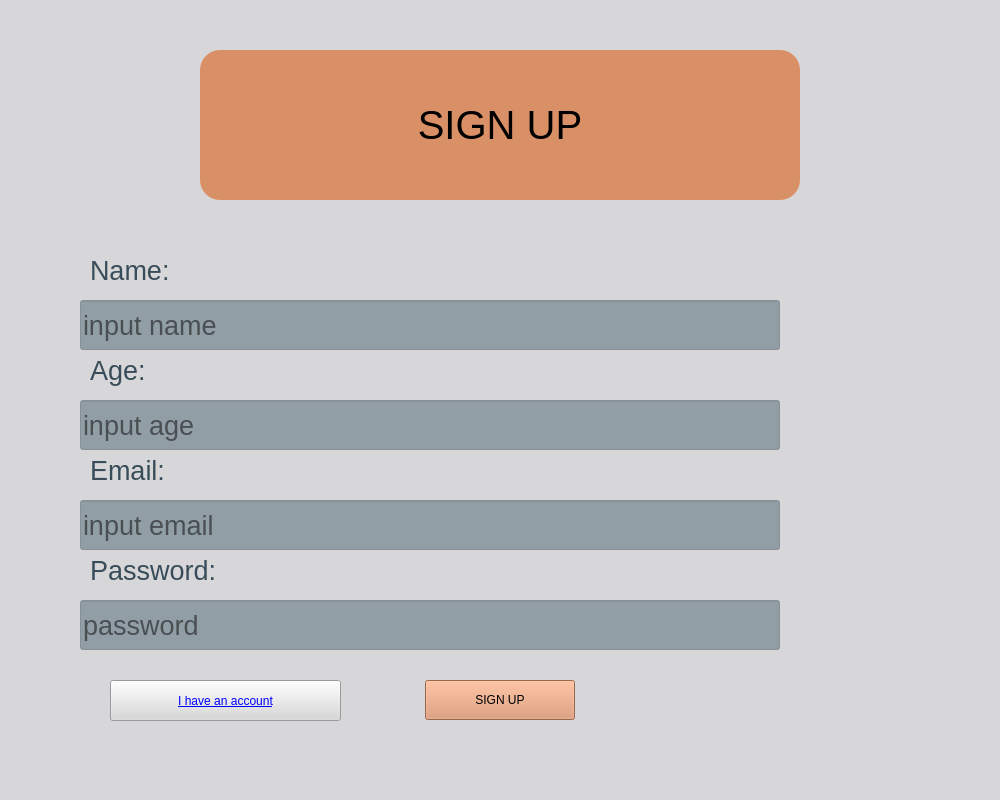
<?xml version="1.0" encoding="UTF-8"?>
<ui version="4.0">
 <class>MainWindow</class>
 <widget class="QMainWindow" name="MainWindow">
  <property name="geometry">
   <rect>
    <x>0</x>
    <y>0</y>
    <width>1000</width>
    <height>800</height>
   </rect>
  </property>
  <property name="font">
   <font>
    <underline>false</underline>
   </font>
  </property>
  <property name="windowTitle">
   <string>MainWindow</string>
  </property>
  <property name="styleSheet">
   <string notr="true">background-color: rgba(215, 215, 217, 1);
</string>
  </property>
  <widget class="QWidget" name="centralwidget">
   <widget class="QPushButton" name="pushButton_sign_up">
    <property name="geometry">
     <rect>
      <x>200</x>
      <y>50</y>
      <width>600</width>
      <height>150</height>
     </rect>
    </property>
    <property name="font">
     <font>
      <pointsize>30</pointsize>
     </font>
    </property>
    <property name="styleSheet">
     <string notr="true">background-color: rgba(217, 144, 102, 1);
border-radius: 20px;</string>
    </property>
    <property name="text">
     <string>SIGN UP</string>
    </property>
   </widget>
   <widget class="QLineEdit" name="lineEdit_name">
    <property name="geometry">
     <rect>
      <x>80</x>
      <y>300</y>
      <width>700</width>
      <height>50</height>
     </rect>
    </property>
    <property name="font">
     <font>
      <pointsize>20</pointsize>
     </font>
    </property>
    <property name="styleSheet">
     <string notr="true">background-color: rgba(76, 100, 115, 0.5);</string>
    </property>
    <property name="placeholderText">
     <string>input name</string>
    </property>
   </widget>
   <widget class="QLabel" name="label">
    <property name="geometry">
     <rect>
      <x>90</x>
      <y>250</y>
      <width>200</width>
      <height>40</height>
     </rect>
    </property>
    <property name="font">
     <font>
      <pointsize>20</pointsize>
     </font>
    </property>
    <property name="styleSheet">
     <string notr="true">color: rgb(56, 77, 89, 1);</string>
    </property>
    <property name="text">
     <string>Name: </string>
    </property>
   </widget>
   <widget class="QLabel" name="label_2">
    <property name="geometry">
     <rect>
      <x>90</x>
      <y>350</y>
      <width>200</width>
      <height>40</height>
     </rect>
    </property>
    <property name="font">
     <font>
      <pointsize>20</pointsize>
     </font>
    </property>
    <property name="styleSheet">
     <string notr="true">color: rgb(56, 77, 89, 1);</string>
    </property>
    <property name="text">
     <string>Age:</string>
    </property>
   </widget>
   <widget class="QLineEdit" name="lineEdit_age">
    <property name="geometry">
     <rect>
      <x>80</x>
      <y>400</y>
      <width>700</width>
      <height>50</height>
     </rect>
    </property>
    <property name="font">
     <font>
      <pointsize>20</pointsize>
     </font>
    </property>
    <property name="styleSheet">
     <string notr="true">background-color: rgba(76, 100, 115, 0.5);</string>
    </property>
    <property name="placeholderText">
     <string>input age</string>
    </property>
   </widget>
   <widget class="QLabel" name="label_3">
    <property name="geometry">
     <rect>
      <x>90</x>
      <y>450</y>
      <width>200</width>
      <height>40</height>
     </rect>
    </property>
    <property name="font">
     <font>
      <pointsize>20</pointsize>
     </font>
    </property>
    <property name="styleSheet">
     <string notr="true">color: rgb(56, 77, 89, 1);</string>
    </property>
    <property name="text">
     <string>Email:</string>
    </property>
   </widget>
   <widget class="QLineEdit" name="lineEdit_email">
    <property name="geometry">
     <rect>
      <x>80</x>
      <y>500</y>
      <width>700</width>
      <height>50</height>
     </rect>
    </property>
    <property name="font">
     <font>
      <pointsize>20</pointsize>
     </font>
    </property>
    <property name="styleSheet">
     <string notr="true">background-color: rgba(76, 100, 115, 0.5);</string>
    </property>
    <property name="placeholderText">
     <string>input email</string>
    </property>
   </widget>
   <widget class="QLabel" name="label_4">
    <property name="geometry">
     <rect>
      <x>90</x>
      <y>550</y>
      <width>200</width>
      <height>40</height>
     </rect>
    </property>
    <property name="font">
     <font>
      <pointsize>20</pointsize>
     </font>
    </property>
    <property name="styleSheet">
     <string notr="true">color: rgb(56, 77, 89, 1);</string>
    </property>
    <property name="text">
     <string>Password:</string>
    </property>
   </widget>
   <widget class="QLineEdit" name="lineEdit_password">
    <property name="geometry">
     <rect>
      <x>80</x>
      <y>600</y>
      <width>700</width>
      <height>50</height>
     </rect>
    </property>
    <property name="font">
     <font>
      <pointsize>20</pointsize>
     </font>
    </property>
    <property name="styleSheet">
     <string notr="true">background-color: rgba(76, 100, 115, 0.5);</string>
    </property>
    <property name="echoMode">
     <enum>QLineEdit::Password</enum>
    </property>
    <property name="placeholderText">
     <string>password</string>
    </property>
   </widget>
   <widget class="QPushButton" name="next_login">
    <property name="geometry">
     <rect>
      <x>110</x>
      <y>680</y>
      <width>231</width>
      <height>41</height>
     </rect>
    </property>
    <property name="font">
     <font>
      <underline>true</underline>
     </font>
    </property>
    <property name="styleSheet">
     <string notr="true">color: blue</string>
    </property>
    <property name="text">
     <string>I have an account</string>
    </property>
   </widget>
   <widget class="QPushButton" name="pushButton">
    <property name="geometry">
     <rect>
      <x>425</x>
      <y>680</y>
      <width>150</width>
      <height>40</height>
     </rect>
    </property>
    <property name="styleSheet">
     <string notr="true">background-color: rgba(217, 144, 102, 1)
</string>
    </property>
    <property name="text">
     <string>SIGN UP</string>
    </property>
   </widget>
  </widget>
  <widget class="QMenuBar" name="menubar">
   <property name="geometry">
    <rect>
     <x>0</x>
     <y>0</y>
     <width>1000</width>
     <height>26</height>
    </rect>
   </property>
  </widget>
  <widget class="QStatusBar" name="statusbar"/>
 </widget>
 <resources/>
 <connections/>
</ui>
